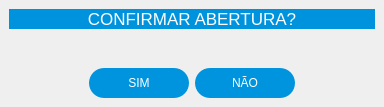
<?xml version="1.0" encoding="UTF-8"?>
<ui version="4.0">
 <class>MainWindow</class>
 <widget class="QMainWindow" name="MainWindow">
  <property name="geometry">
   <rect>
    <x>0</x>
    <y>0</y>
    <width>384</width>
    <height>107</height>
   </rect>
  </property>
  <property name="windowTitle">
   <string>confirmacao</string>
  </property>
  <property name="styleSheet">
   <string notr="true">QFrame{

}
QLabel{

background-color: #000000ff;
color: rgb(255, 255, 255);

}
QLineEdit{
border: 0px;
color: rgb(255, 255, 255);
border-bottom: 2px solid  rgb(0, 111, 167);

}
QPushButton{
background-color: rgb(0, 32, 49);
border-radius: 15px;
color: rgb(255, 255, 255);
font: 77 10pt &quot;Arial Black&quot;;
}
QPushButton:hover{
background-color:white;
border-radius: 15px;
color: rgb(0, 0, 0);
font: 77 10pt &quot;Arial Black&quot;;
}
QTableWidget{
background-color: rgb(255, 255, 255);
color: rgb(0, 0, 0);
gridline-color: rgb(0, 111, 167);

color: #000000;
}
QHeaderView::section{
background-color: rgb(0, 111, 167);
border: 1px solid rgb(0, 0, 0);

}
QTableWidget QTableCornerButton::section{
background-color: rgb(0, 0, 0);
border: 1px solid rgb(0,111, 167);
}</string>
  </property>
  <widget class="QWidget" name="centralwidget">
   <layout class="QGridLayout" name="gridLayout">
    <item row="0" column="0">
     <layout class="QVBoxLayout" name="verticalLayout">
      <item>
       <widget class="QLabel" name="label">
        <property name="font">
         <font>
          <pointsize>13</pointsize>
         </font>
        </property>
        <property name="styleSheet">
         <string notr="true">background-color: rgb(0, 147, 221);
color: rgb(255, 255, 255);</string>
        </property>
        <property name="text">
         <string>CONFIRMAR ABERTURA?</string>
        </property>
        <property name="alignment">
         <set>Qt::AlignCenter</set>
        </property>
       </widget>
      </item>
      <item>
       <spacer name="verticalSpacer">
        <property name="orientation">
         <enum>Qt::Vertical</enum>
        </property>
        <property name="sizeHint" stdset="0">
         <size>
          <width>20</width>
          <height>40</height>
         </size>
        </property>
       </spacer>
      </item>
      <item>
       <layout class="QHBoxLayout" name="horizontalLayout">
        <item>
         <spacer name="horizontalSpacer">
          <property name="orientation">
           <enum>Qt::Horizontal</enum>
          </property>
          <property name="sizeHint" stdset="0">
           <size>
            <width>40</width>
            <height>20</height>
           </size>
          </property>
         </spacer>
        </item>
        <item>
         <widget class="QPushButton" name="btn_conf_abertura">
          <property name="minimumSize">
           <size>
            <width>100</width>
            <height>30</height>
           </size>
          </property>
          <property name="cursor">
           <cursorShape>PointingHandCursor</cursorShape>
          </property>
          <property name="styleSheet">
           <string notr="true">background-color: rgb(0, 148, 222);</string>
          </property>
          <property name="text">
           <string>SIM</string>
          </property>
         </widget>
        </item>
        <item>
         <widget class="QPushButton" name="btn_can_abertura">
          <property name="minimumSize">
           <size>
            <width>100</width>
            <height>30</height>
           </size>
          </property>
          <property name="cursor">
           <cursorShape>PointingHandCursor</cursorShape>
          </property>
          <property name="styleSheet">
           <string notr="true">background-color: rgb(0, 148, 222);</string>
          </property>
          <property name="text">
           <string>NÃO</string>
          </property>
         </widget>
        </item>
        <item>
         <spacer name="horizontalSpacer_2">
          <property name="orientation">
           <enum>Qt::Horizontal</enum>
          </property>
          <property name="sizeHint" stdset="0">
           <size>
            <width>40</width>
            <height>20</height>
           </size>
          </property>
         </spacer>
        </item>
       </layout>
      </item>
     </layout>
    </item>
   </layout>
  </widget>
 </widget>
 <resources/>
 <connections/>
</ui>
